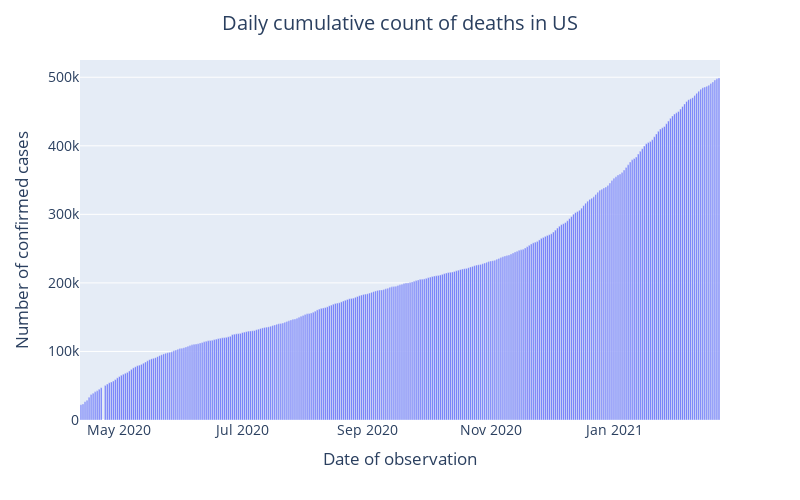

The notebook cell saved with this chart:
### Code cell
fig = px.bar(df_bydate, x='date', y='Deaths')
layout = go.Layout(
    title=go.layout.Title(
        text="Daily cumulative count of deaths in US",
        x=0.5
    ),
    font=dict(size=14),
    width=800,
    height=500,
    xaxis_title = "Date of observation",
    yaxis_title = "Number of confirmed cases"
)

fig.update_layout(layout)
fig.show()

### Figure 1 — Plotly figure (JSON) as saved in the notebook; plotly's stock layout.template omitted (floating-point values rounded to 4 significant figures; data arrays with more than 128 entries replaced by an {"elided": "..."} marker saying what was removed)
{"data": [{"alignmentgroup": "True", "hovertemplate": "date=%{x}<br>Deaths=%{y}<extra></extra>", "legendgroup": "", "marker": {"color": "#636efa"}, "name": "", "offsetgroup": "", "orientation": "v", "showlegend": false, "textposition": "auto", "type": "bar", "x": {"elided": "316 str values"}, "xaxis": "x", "y": {"elided": "316 int values"}, "yaxis": "y"}], "layout": {"barmode": "relative", "font": {"size": 14}, "height": 500, "legend": {"tracegroupgap": 0}, "margin": {"t": 60}, "title": {"text": "Daily cumulative count of deaths in US", "x": 0.5}, "width": 800, "xaxis": {"anchor": "y", "domain": [0, 1], "title": {"text": "Date of observation"}}, "yaxis": {"anchor": "x", "domain": [0, 1], "title": {"text": "Number of confirmed cases"}}}}
